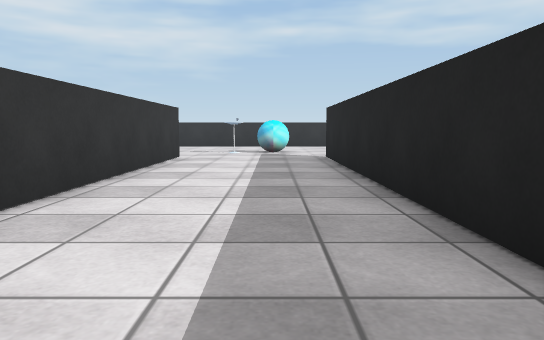
View 1 (above)

17 first-person views from a walk through a 3-D level made in the Unity game engine. The camera is 0.72 m above the floor, tilts 6° down and sees 70° across. The floor is counted in squares, 1 m on a side. Each view is taken from the middle of a square. On the plan, view 1 faces up. The plan holds only what a view shows up to about 11 squares ahead; the rest is blank. The player character is not drawn. Some surface patterns are stand-ins.

View 2
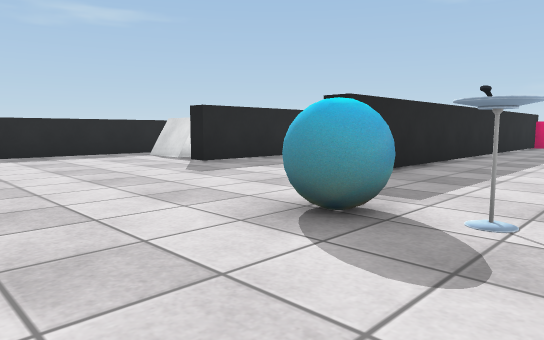

View 3
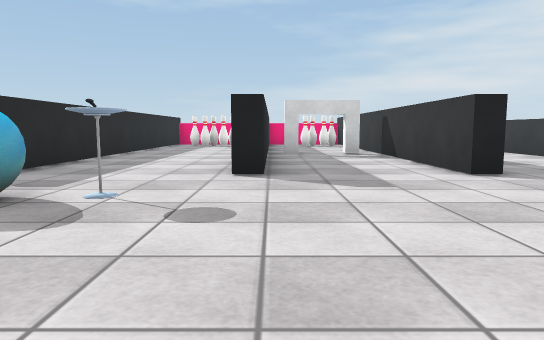

View 4
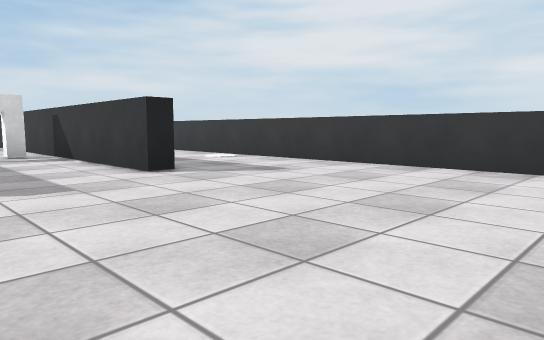

View 5
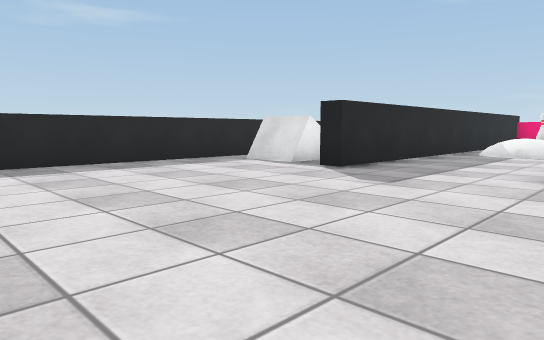

View 6
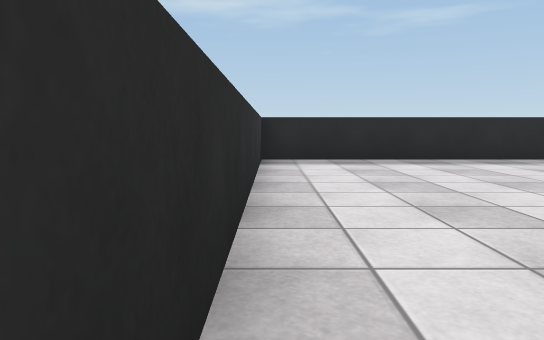

View 7
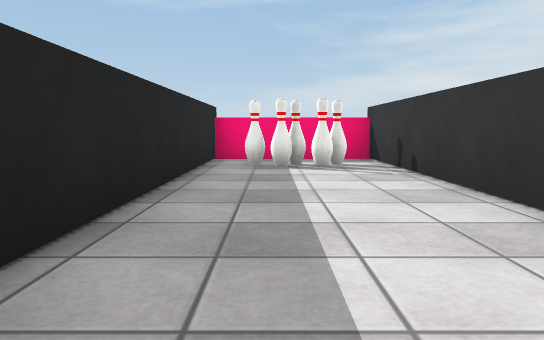

View 8
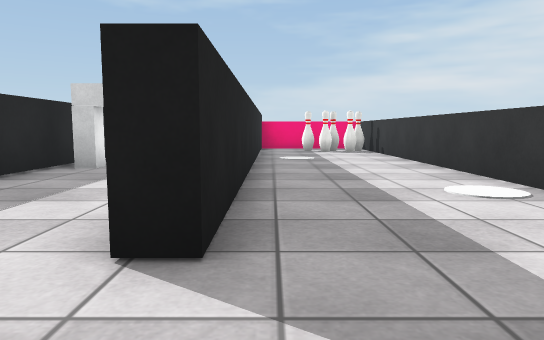

View 9
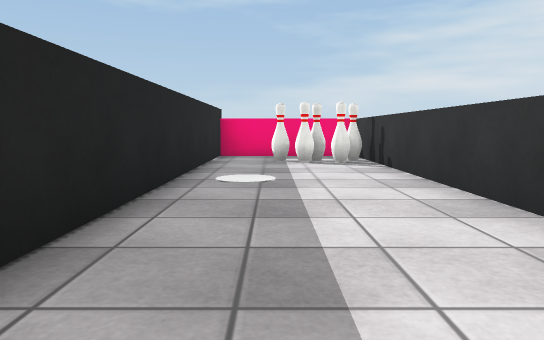

View 10
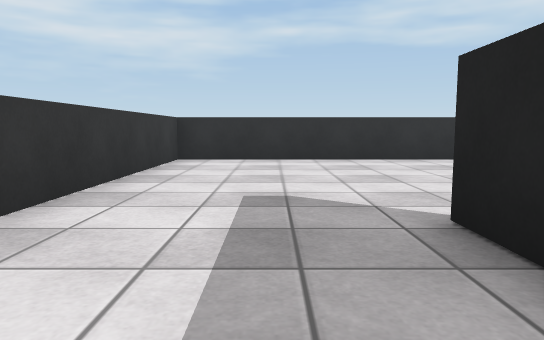

View 11
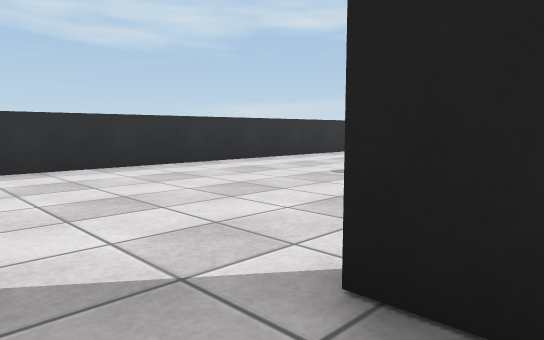

View 12
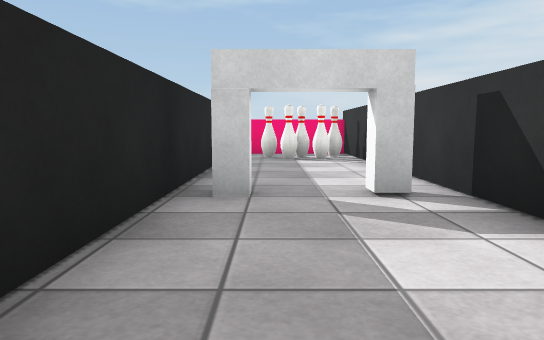

View 13
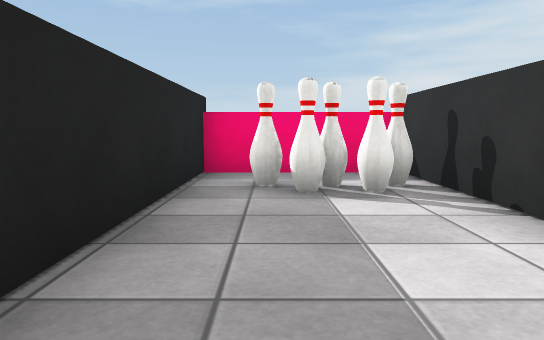

View 14
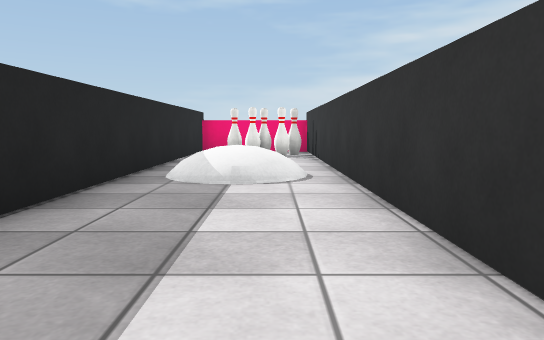

View 15
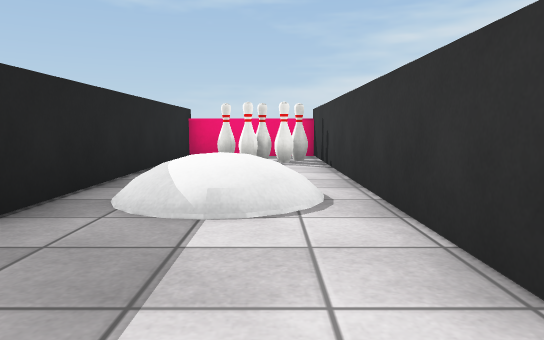

View 16
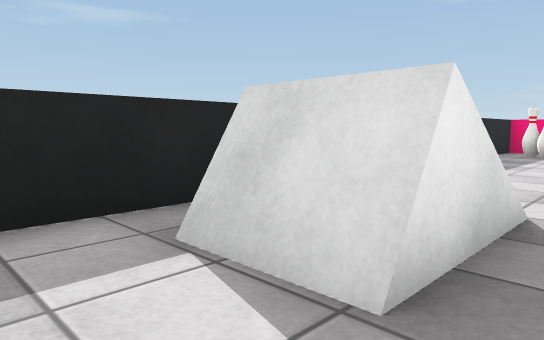

View 17
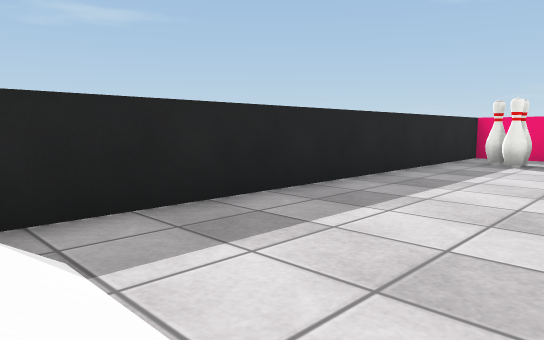

### Floor plan
Points are (right, up) in squares from view 1. A wall is a line through its corners. A room is listed if a view was taken in it or the views show most of it. See-through windows are left out.
Room 1 (views 1, 2, 3, 4, 5, 6, 7, 8, 9, 10, 11, 12, 13, 14, 15, 16, 17)
walls: (-2.9, 9.9) (-2.4, 9.9) (-2.4, -2.4) (1.4, -2.4) (1.4, 9.9); (1.9, 8.5) (1.9, -2.4) (5.2, -2.4) (5.2, 9.9) (5.8, 9.9); (-6.1, 1.1) (-6.1, -2.4) (-2.9, -2.4) (-2.9, 9.6); (7.8, -2.4) (9.2, -2.4) (9.2, 16.2) (-10.3, 16.2) (-10.3, -2.4) (-6.6, -2.4) (-6.6, 9.9) (-6.1, 9.9) (-6.1, 3.1)
objects: other object (-10, -1); other object (-9, -1); other object (-9, 0); other object (-8, -1); other object (-5, -1); other object (-5, 0); other object (-5, 5); other object (-4, -1); other object (-4, 5); other object (-1, -1); other object (-1, 0); other object (0, -1); ball (0, 12); other object (3, -1); other object (3, 0); other object (4, -1); other object (4, 0); other object (7, 9) to (8, 9); other object (8, -1)

Positions as (right, up) in squares from view 1, and headings:
1: (0, 0), facing up
2: (-2, 15), facing down-right
3: (-3, 16), facing down
4: (-3, 16), facing down-left
5: (1, 16), facing down-right
6: (0, 16), facing right
7: (0, 7), facing down
8: (-7, 12), facing down
9: (-8, 8), facing down
10: (-8, 7), facing up
11: (-8, 9), facing up-right
12: (-4, 9), facing down
13: (-4, 4), facing down
14: (3, 10), facing down
15: (3, 8), facing down
16: (6, 11), facing down-right
17: (6, 8), facing down-right
